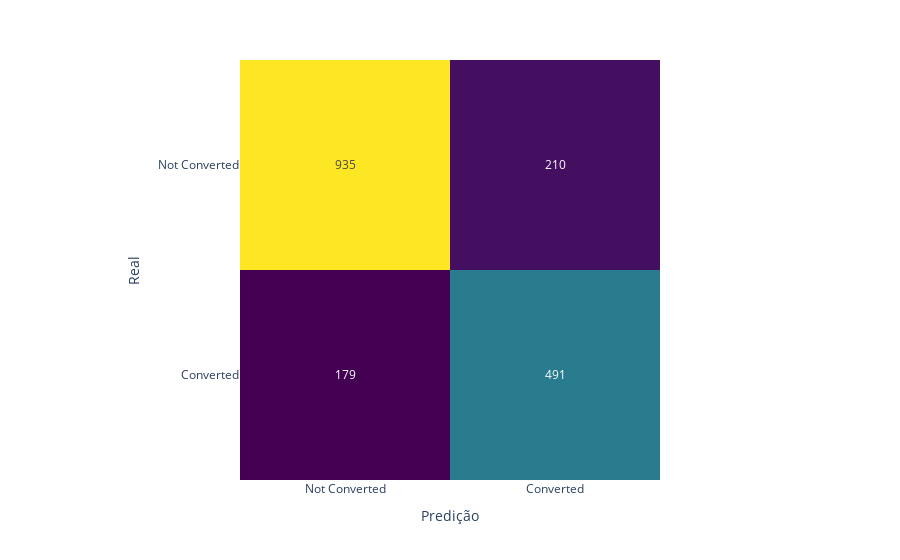

Here is the notebook cell this chart was saved with:
### Code cell
# Mostar a Matriz de Confusão
conf_matrix = confusion_matrix(y_test, y_pred)

fig = px.imshow(conf_matrix,
                labels=dict(x='Predição', y='Real', color='Contagem'),
                x=['Not Converted', 'Converted'],
                y=['Not Converted', 'Converted'],
                color_continuous_scale='Viridis')

fig.update_traces(text=conf_matrix, texttemplate='%{z}')
fig.update_layout(coloraxis_showscale=False)
fig.show()

### Figure 1 — Plotly figure (JSON) as saved in the notebook; plotly's stock layout.template omitted (floating-point values rounded to 4 significant figures)
{"data": [{"coloraxis": "coloraxis", "hovertemplate": "Predição: %{x}<br>Real: %{y}<br>Contagem: %{z}<extra></extra>", "name": "0", "text": [[935, 210], [179, 491]], "texttemplate": "%{z}", "type": "heatmap", "x": ["Not Converted", "Converted"], "xaxis": "x", "y": ["Not Converted", "Converted"], "yaxis": "y", "z": [[935, 210], [179, 491]]}], "layout": {"coloraxis": {"colorbar": {"title": {"text": "Contagem"}}, "colorscale": [[0, "#440154"], [0.1111, "#482878"], [0.2222, "#3e4989"], [0.3333, "#31688e"], [0.4444, "#26828e"], [0.5556, "#1f9e89"], [0.6667, "#35b779"], [0.7778, "#6ece58"], [0.8889, "#b5de2b"], [1, "#fde725"]], "showscale": false}, "margin": {"t": 60}, "xaxis": {"anchor": "y", "constrain": "domain", "domain": [0, 1], "scaleanchor": "y", "title": {"text": "Predição"}}, "yaxis": {"anchor": "x", "autorange": "reversed", "constrain": "domain", "domain": [0, 1], "title": {"text": "Real"}}}}
